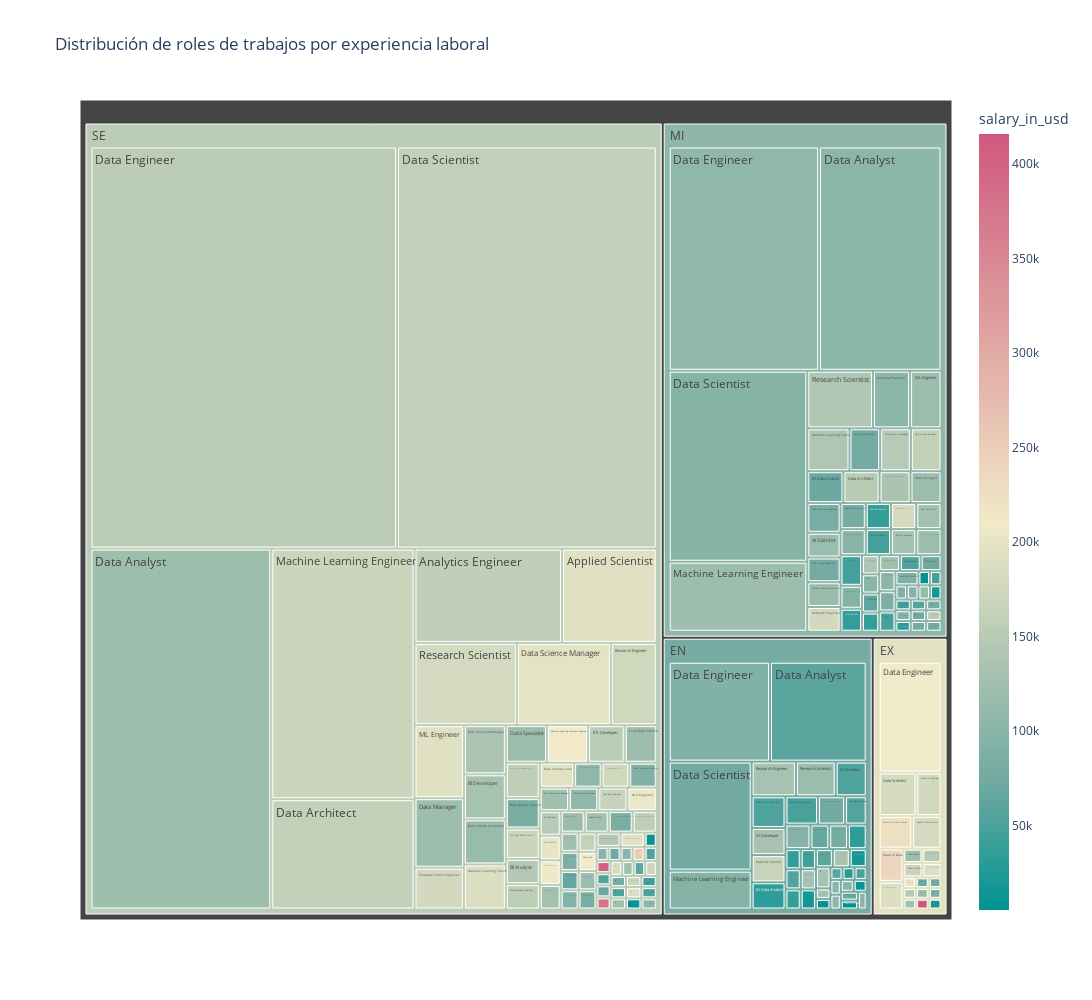

The notebook cell this image was saved under:
### Code cell
etiqueta={'count':'Cantidad','parent':'Nivel de experiencia'}
fig = px.treemap(df, path=['experience_level', 'job_title'],
                 title='Distribución de roles de trabajos por experiencia laboral', color='salary_in_usd', color_continuous_scale='tealrose', labels= etiquetas)
fig.update_layout(
    autosize=False,
    width=1300,
    height=1000)

### Figure 1 — Plotly figure (JSON) as saved in the notebook; plotly's stock layout.template omitted (floating-point values rounded to 4 significant figures; data arrays with more than 128 entries replaced by an {"elided": "..."} marker saying what was removed)
{"data": [{"branchvalues": "total", "customdata": {"elided": "196x1 float values"}, "domain": {"x": [0, 1], "y": [0, 1]}, "hovertemplate": "Rol=%{label}<br>cantidad=%{value}<br>Nivel de experiencia=%{parent}<br>id=%{id}<br>salary_in_usd=%{color}<extra></extra>", "ids": {"elided": "196 str values"}, "labels": {"elided": "196 str values"}, "marker": {"coloraxis": "coloraxis", "colors": {"elided": "196 float values"}}, "name": "", "parents": {"elided": "196 str values"}, "type": "treemap", "values": {"elided": "196 int values"}}], "layout": {"autosize": false, "coloraxis": {"colorbar": {"title": {"text": "salary_in_usd"}}, "colorscale": [[0, "rgb(0, 147, 146)"], [0.1667, "rgb(114, 170, 161)"], [0.3333, "rgb(177, 199, 179)"], [0.5, "rgb(241, 234, 200)"], [0.6667, "rgb(229, 185, 173)"], [0.8333, "rgb(217, 137, 148)"], [1, "rgb(208, 88, 126)"]]}, "height": 1000, "legend": {"tracegroupgap": 0}, "title": {"text": "Distribución de roles de trabajos por experiencia laboral"}, "width": 1300}}
